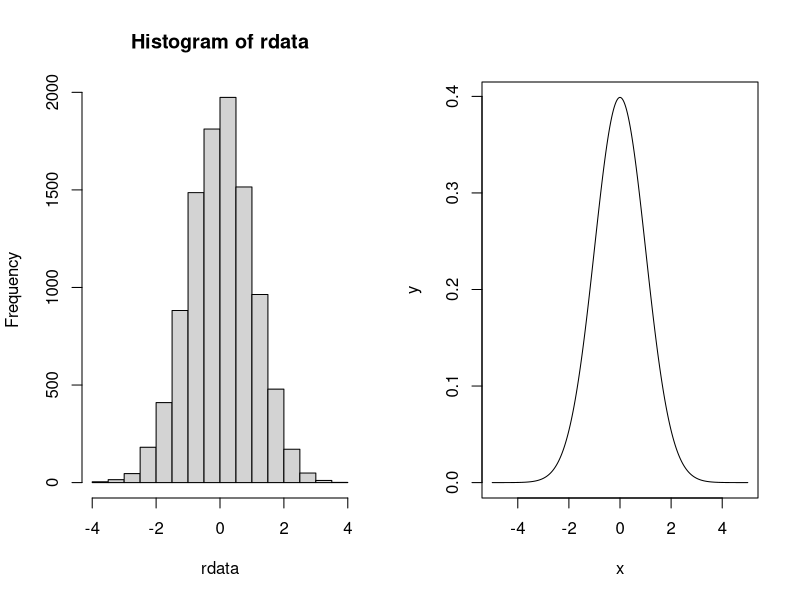
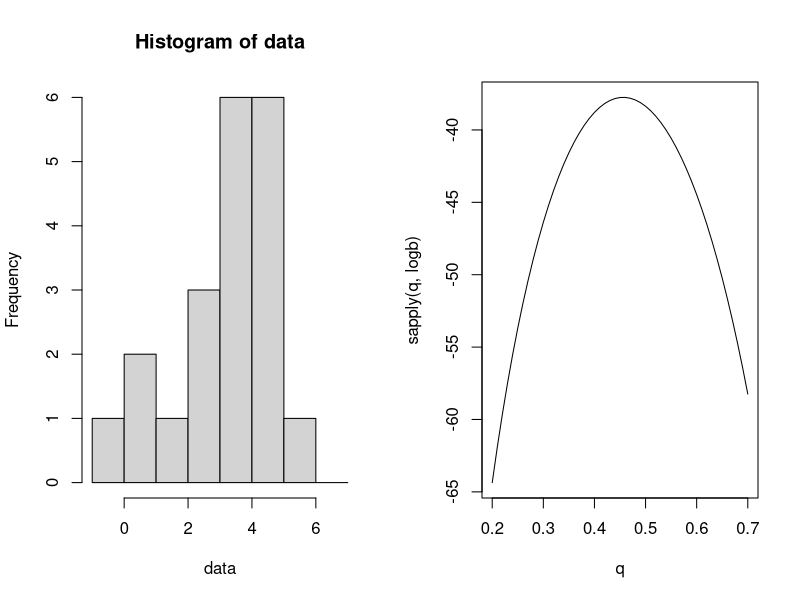
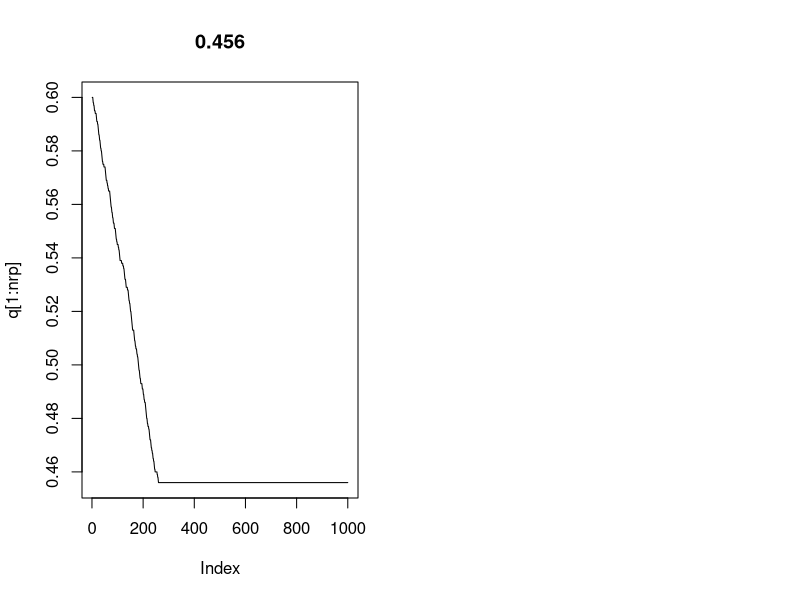
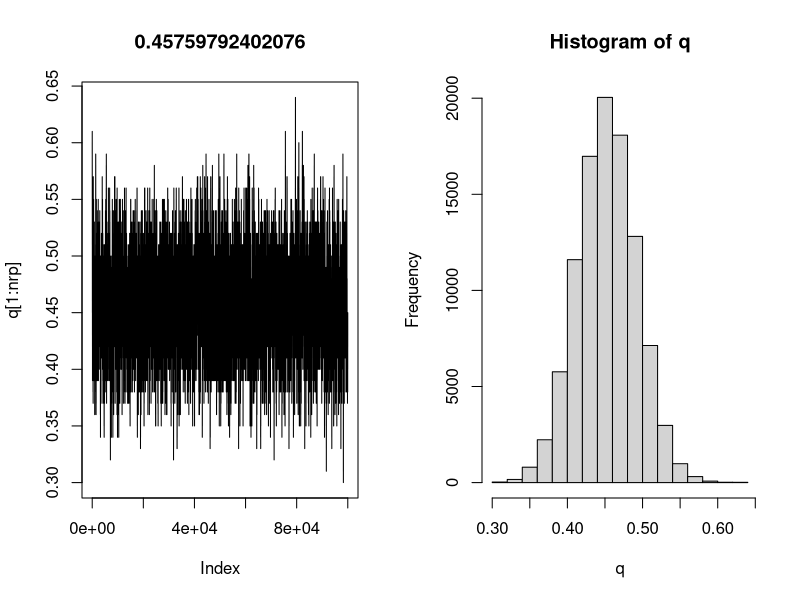

These charts were generated, in order, by the following R code:
## ---- chunk 1
layout(matrix(1:2, ncol=2))
rdata<-rnorm(10000)
hist(rdata, breaks=12)
v<-1
m<-0
x<-seq(-5,5,0.01)
y<-(1/sqrt(2*pi*v))*exp(-(x-m)^2/(2*v))
plot(x,y,type='l')
#curve(dnorm, -4, 4, type="l")    
## ---- chunk 2
layout(matrix(1:2, ncol=2))
data<-c(4,3,4,5,5,2,3,1,4,0,1,5,5,6,5,4,4,5,3,4)
hist(data,breaks=c(-1:7))
logb<-function(x) sum(log(dbinom(data, 8, x)))
q <- seq(0.2, 0.7, 0.01)
plot(q, sapply(q, logb), type='l')
## ---- chunk 3
nrp<-1000
qi<-0.600
n<-8
data<-c(4,3,4,5,5,2,3,1,4,0,1,5,5,6,5,4,4,5,3,4)
logL<-numeric(nrp)
q<-numeric(nrp)
q[1]<-qi
for (rp in 1:nrp){
  lh<-numeric(length(data))
  for (d in 1:length(data)){
    lh[d]<-choose(n,data[d])*q[rp]^data[d]*(1-q[rp])^(n-data[d])
  }
  logL[rp]<-log(prod(lh))
  if (rp>1){
    if (logL[rp]<logL[rp-1]){
      q[rp]<-q[rp-1]
      logL[rp]<-logL[rp-1]
    }
  }
  if (round(runif(1))){
    q[rp+1]<-q[rp]+0.001
  }else{
    q[rp+1]<-q[rp]-0.001
  }
}
plot(q[1:nrp],type='l', main=q[nrp])
## ---- chunk 4
layout(matrix(1:2, ncol=2))
nrp<-100000
qi<-0.60
n<-8
data<-c(4,3,4,5,5,2,3,1,4,0,1,5,5,6,5,4,4,5,3,4)
logL<-numeric(nrp)
q<-numeric(nrp)
q[1]<-qi
lr<-1
for (rp in 1:nrp){
  lh<-numeric(length(data))
  for (d in 1:length(data)){
    lh[d]<-choose(n,data[d])*q[rp]^data[d]*(1-q[rp])^(n-data[d])
  }
  logL[rp]<-log(prod(lh))
  if (rp>1){
    lr<-exp(logL[rp]-logL[rp-1])
    if (runif(1)>lr){
      #print(lr)
      q[rp]<-q[rp-1]
      logL[rp]<-logL[rp-1]
    }
  }
  if (round(runif(1))){
    q[rp+1]<-min(0.99,q[rp]+0.01)
  }else{
    q[rp+1]<-max(0.01,q[rp]-0.01)
  }
}
plot(q[1:nrp],type='l', main=mean(q))
hist(q)
